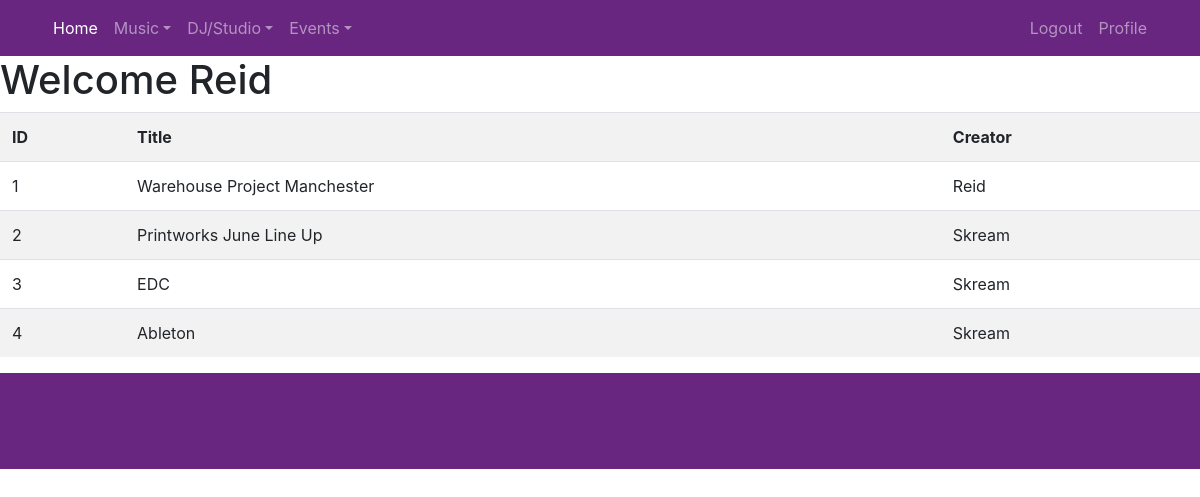
The app's page /profile/ (signed in) with its own data.
### tables this page shows
CREATE TABLE posts(
        postID INTEGER PRIMARY KEY,
        creatorID VARCHAR(100) NOT NULL,
        title VARCHAR(255) NOT NULL,
        content TEXT NOT NULL,
        pageID INTEGER NOT NULL,
        FOREIGN KEY (creatorID) REFERENCES users (username));

### app.py (the view)
@app.route("/profile/")
def profile():
    if 'user' in session:
        with sqlite3.connect(database) as con:
            cur = con.cursor()
            cur.execute("SELECT * FROM posts WHERE creatorID=creatorID")
            posts = [dict(postID=row[0], creatorID=row[1], title=row[2], content=row[3]) for row in cur.fetchall()]
            if posts:
                return render_template("profile.html", posts=posts)
            else:
                msg = "You have no posts"
                return render_template("profile.html", msg=msg)
    else:
        flash('You must login to view your profile!')
    return redirect(url_for("log"))

### templates/profile.html
{% extends "base.html" %}
{% block content %}
<h1>Welcome {{session.user}}</h1>
<table class="table table-striped">
    <tr>
        <th>ID</th>
        <th>Title</th>
        <th>Creator</th>
    </tr>
{% for post in posts %}
<tr>
    <td>{{ post.postID }}</td>
    <td>{{ post.title }}</td>
    <td>{{ post.creatorID }}</td>
</tr>
{% endfor %}
</table>
{% endblock %}

### templates/base.html (shortened to what this page needs)
<!DOCTYPE html>
<html lang="en">
<head>
  <link href="{{ url_for("static", filename="vendor/bootstrap/css/bootstrap.min.css") }}" rel="stylesheet" />
  <link href="{{ url_for("static", filename="css/blog-home.css") }}" rel="stylesheet" />
  <link href="{{ url_for("static", filename="css/style.css") }}" rel="stylesheet" />
</head>
<body>
  <nav class="navbar navbar-expand-lg navbar-dark bg-dark fixed-top">
    <div class="container">
      <div class="collapse navbar-collapse" id="navbarResponsive">
        <ul class="navbar-nav">
          <li class="nav-item active">
            <a class="nav-link" href="/home/">Home
            </a>
          </li>
          <li class="nav-item dropdown">
            <a class="nav-link dropdown-toggle" href="" id="navbardrop" data-toggle="dropdown">Music</a>
          </li>
          <li class="nav-item dropdown">
            <a class="nav-link dropdown-toggle" href="" id="navbardrop" data-toggle="dropdown">DJ/Studio</a>
          </li>
          <li class="nav-item dropdown">
            <a class="nav-link dropdown-toggle" href="" id="navbardrop" data-toggle="dropdown">Events</a>
          </li>
        </ul>
      </div>
        <ul class="navbar-nav navbar-right">
          {% if session.user %}
          <li class="nav-item">
              <a class="nav-link" href="/logout/">Logout</a>
            </li>
            <li class="nav-item">
              <a class="nav-link" href="/profile/">Profile</a>
            </li>
          {% endif %}
        </ul>
    </div>
  </nav>
{% block content %}{% endblock %}
  <footer class="py-5">
  </footer>
</body>
</html>

### static/css/blog-home.css (style rules this page uses)
body { padding-top: 56px; }

### static/css/style.css (style rules this page uses)
.navbar { background-color: #682680 !important; }
footer { background-color: #682680 !important; }

### records on screen
posts: user "Reid", postID "1", title "Warehouse Project Manchester", creatorID "Reid"
posts: postID "2", title "Printworks June Line Up", creatorID "Skream"
posts: postID "3", title "EDC", creatorID "Skream"
posts: postID "4", title "Ableton", creatorID "Skream"
